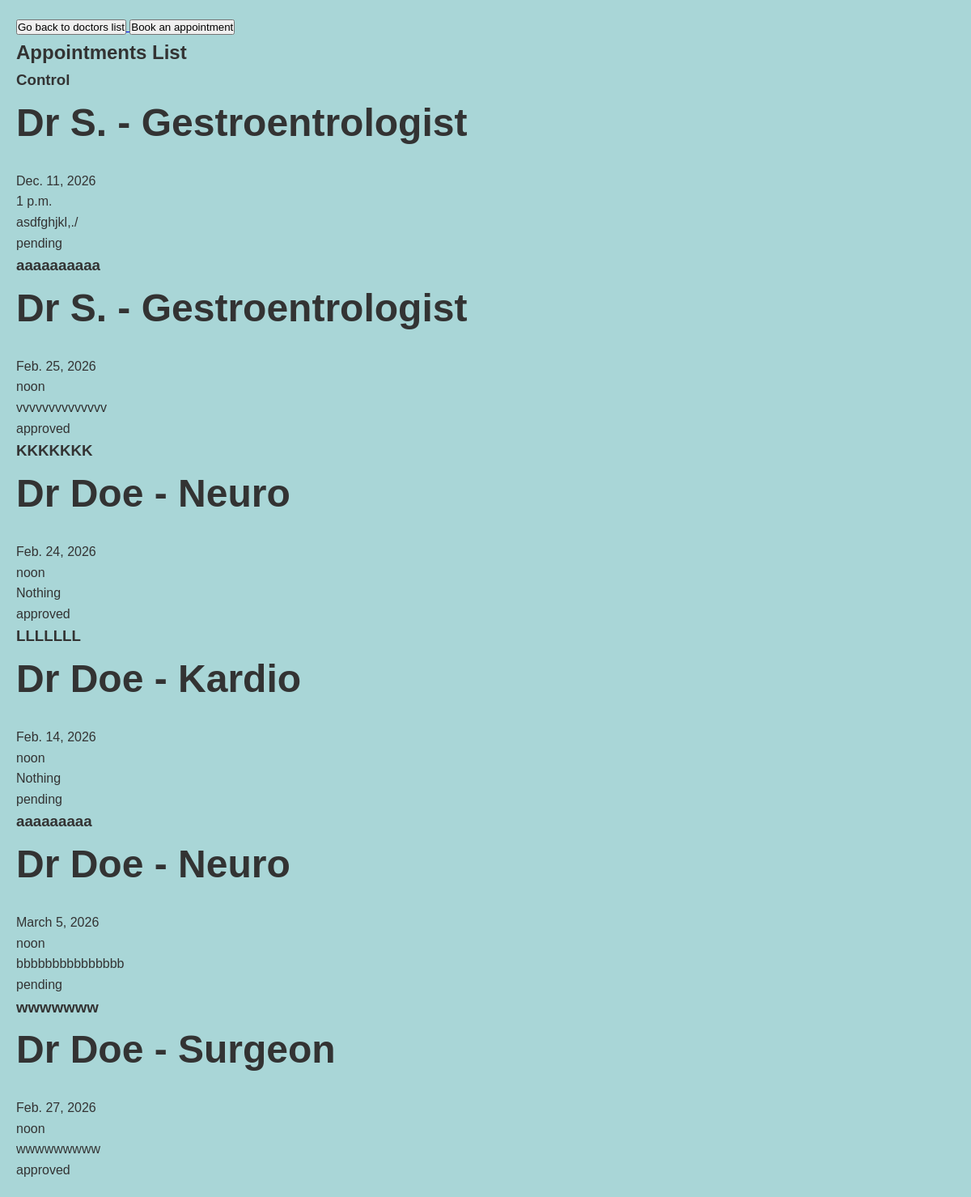
The app's page /appointments/, older data.
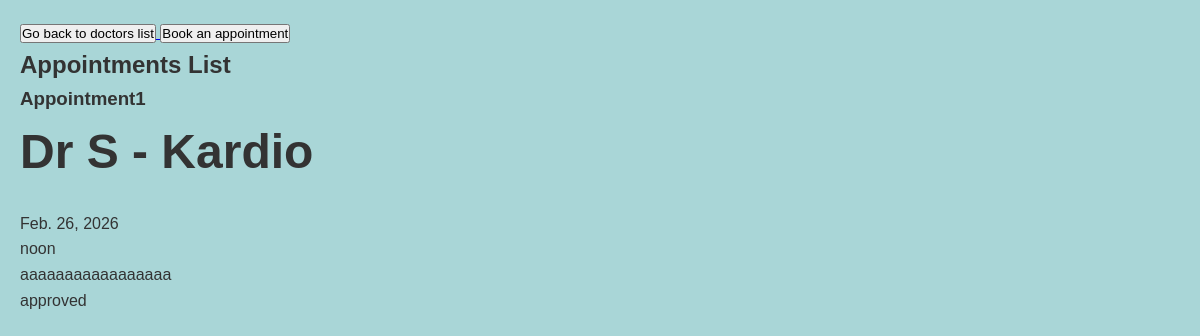
The same page, newer data.
### appointments/models.py (models this page shows, shortened)
class Appointment(models.Model):
   doctor = models.ForeignKey(Doctor, on_delete = models.CASCADE, related_name= 'appointments')
   patient = models.ForeignKey(Patient, on_delete = models.CASCADE, related_name= 'appointments')
   date = models.DateField()
   time = models.TimeField()
   title = models.CharField(max_length=150)
   reason = models.TextField()
   created_at = models.DateTimeField(auto_now_add=True)
   updated_at = models.DateTimeField(auto_now=True)
   STATUS_CHOICES = [
   ("pending", "Pending"),
   ("approved", "Approved"),
   ("cancelled", "Cancelled"),
   ("completed", "Completed"),
   ]
   status = models.CharField(max_length=20, choices=STATUS_CHOICES, default="pending")

### doctors/models.py (models this page shows)
class Doctor(models.Model):
   user = models.OneToOneField(
      User,
      on_delete=models.CASCADE,
      related_name='doctor_profile'
   )
   name = models.CharField(max_length=100)
   years_of_experience = models.IntegerField()
   speciality = models.CharField(max_length=100)
   bio = models.TextField()
   def __str__(self):
      return f"Dr {self.user.last_name} - {self.speciality}"

### appointments/views.py (the view)
# urls.py: path('', views.appointments_list, name='appointments_list'),
def appointments_list(request):
    appointments = Appointment.objects.all()
    isPatient = False
    isDoctor = False
    if hasattr(request.user, 'patient_profile'):
        isPatient = True
    if hasattr(request.user, 'doctor_profile'):
        isDoctor = True
    return render(request,"appointments/appointments_list.html",{ "appointments": appointments, "isPatient" : isPatient, "isDoctor":isDoctor })

### appointments/templates/appointments/appointments_list.html (shortened to what this page needs)
{% extends "appointments/master.html" %}  {% block content %}
<section>
  <a href="{% url 'doctors_list' %}">
    <button>Go back to doctors list</button>
  </a>
  <a href="{% url 'appointment_form' %}">
    <button>Book an appointment</button>
  </a>
  <h1 class="primary-heading">Appointments List</h1>
  {% for appointment in appointments %}
  <div>
    <h3>{{ appointment.title }}</h3>
    <h2>{{ appointment.doctor }}</h2>
    <p>{{ appointment.date }}</p>
    <p>{{ appointment.time}}</p>
    <p>{{ appointment.reason}}</p>
    <p>{{appointment.status}}</p>
     {% endfor %}
  </div>
</section>
{% endblock %}

### appointments/templates/appointments/master.html (shortened to what this page needs)
{% load static %}
<!doctype html>
<html>
  <head>
    <link rel="stylesheet" href="{% static 'css/styles.css' %}" />
  </head>
  <body>
    {% block content %}{% endblock %}
  </body>
</html>

### doctors/static/css/styles.css (style rules this page uses)
* { margin: 0; padding: 0; box-sizing: border-box; list-style: none; }
body { font-family: Arial, sans-serif; background-color: #a9d6d7; color: #333; line-height: 1.6; padding: 20px; }
h2 { margin-bottom: 20px; font-size: 3rem; }

Row changes from the older to the newer data that the page shows:
removed Appointment: title "Control", doctor "Dr S. - Gestroentrologist", date "Dec. 11, 2026", time "1 p.m.", reason "asdfghjkl,./", status "pending"
removed Appointment: title "aaaaaaaaaa", doctor "Dr S. - Gestroentrologist", date "Feb. 25, 2026", time "noon", reason "vvvvvvvvvvvvvv", status "approved"
removed Appointment: title "KKKKKKK", doctor "Dr Doe - Neuro", date "Feb. 24, 2026", time "noon", reason "Nothing", status "approved"
removed Appointment: title "LLLLLLL", doctor "Dr Doe - Kardio", date "Feb. 14, 2026", time "noon", reason "Nothing", status "pending"
removed Appointment: title "aaaaaaaaa", doctor "Dr Doe - Neuro", date "March 5, 2026", time "noon", reason "bbbbbbbbbbbbbbb", status "pending"
removed Appointment: title "wwwwwww", doctor "Dr Doe - Surgeon", date "Feb. 27, 2026", time "noon", reason "wwwwwwwww", status "approved"
added Appointment: title "Appointment1", doctor "Dr S - Kardio", date "Feb. 26, 2026", time "noon", reason "aaaaaaaaaaaaaaaaa", status "approved"
